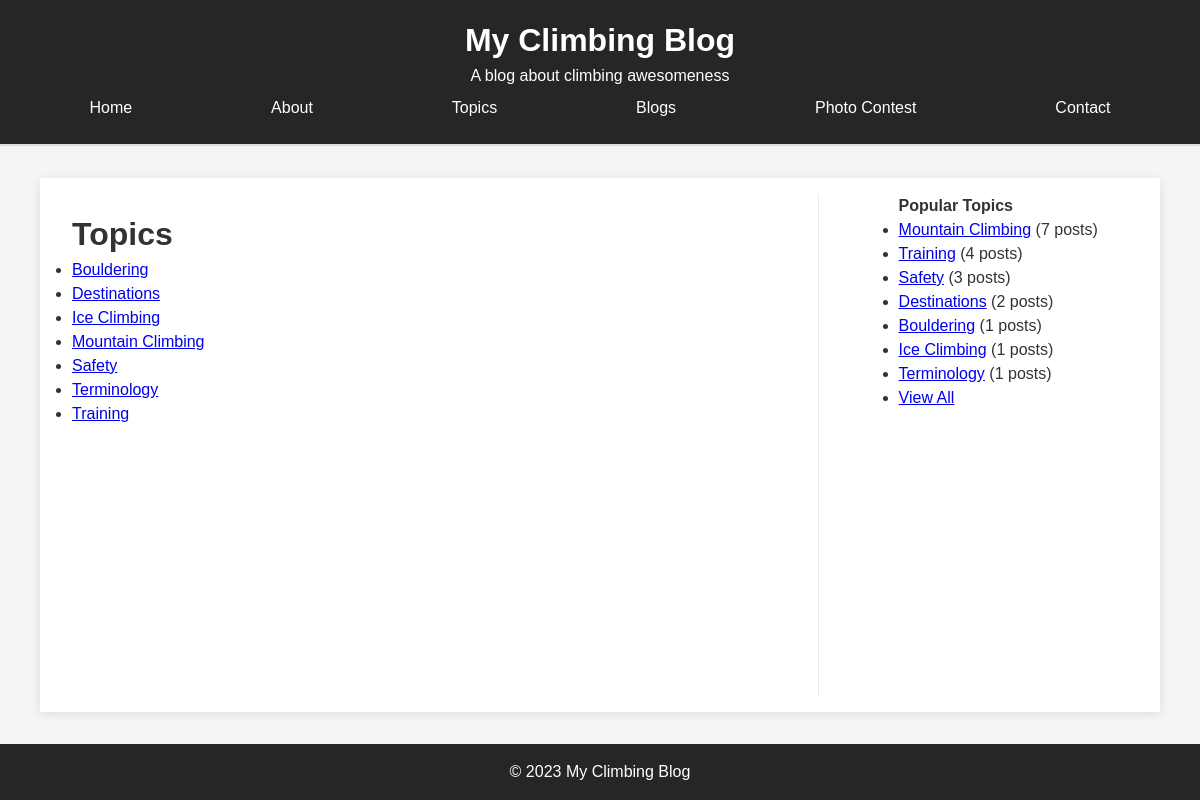
Page /topics/ on the committed database.
### blog/models.py (models this page shows, shortened)
class Topic(models.Model):
    name = models.TextField(unique=True)
    slug = models.SlugField(unique=True)
    def get_absolute_url(self):
        return reverse('topic_detail', kwargs={'slug': self.slug})

### blog/views.py (the view)
# urls.py: path('topics/', topic_list, name='topics'),
def topic_list(request):
    all_topics = Topic.objects.all().order_by('name')
    context = {
        'all_topics': all_topics
    }
    return render(request, 'blog/topics.html', context)

### blog/context_processors.py (called while the page is built)
def navigation(reqeust):
    return {
        'nav_list': [
            {'name': 'Home', 'url': '/'},
            {'name': 'About', 'url': '/about'},
            {'name': 'Topics', 'url': '/topics/'},
            {'name': 'Blogs', 'url': '/blogs'},
            {'name': 'Photo Contest', 'url': '/photo-contest'},
            {'name': 'Contact', 'url': '/contact'},
        ]
    }

def topic_list(request):
    top_topics = Topic.objects.annotate(
        post_count=Count('post')).order_by('-post_count')[:10]
    return {'topics': top_topics}

### blog/templates/blog/topics.html
{% extends "blog/base.html" %} {% block title %} My Blog - Topics {% endblock %}
{% block content %}
<h1>Topics</h1>
<ul>
  {% for topic in all_topics %}
  <li><a href="{{ topic.get_absolute_url }}">{{ topic.name }}</a></li>
  {% endfor %}
</ul>
{% endblock %}

### blog/templates/blog/base.html (shortened to what this page needs)
{% load static %}
<!DOCTYPE html>
<html lang="en">
  <head>
    <link rel="stylesheet" href="{% static 'blog/css/styles.css' %}" />
  </head>
  <body>
    <header>
      <div class="container">
        <h1>My Climbing Blog</h1>
        <p>A blog about climbing awesomeness</p>
        <nav>
          {% for item in nav_list %}
          <a href="{{ item.url }}">{{ item.name }}</a>
          {% endfor %}
        </nav>
      </div>
    </header>
    <div class="content-wrapper">
      <main>{% block content %} {% endblock %}</main>
      <section>
        <div class="sidebar">
          <h4>Popular Topics</h4>
          <ul>
            {% for topic in topics %}
            <li>
              <a href="{% url 'topic_detail' slug=topic.slug %}"
                >{{ topic.name }}</a
              >
              ({{ topic.post_count }} posts)
            </li>
            {% endfor %}
            <li><a href="{% url 'topics' %}">View All</a></li>
          </ul>
        </div>
      </section>
    </div>
    <footer>
      <div class="container">
        <p>&copy; 2023 My Climbing Blog</p>
      </div>
    </footer>
  </body>
</html>

### blog/static/blog/css/styles.css (style rules this page uses)
* { margin: 0; padding: 0; box-sizing: border-box; }
html, body { height: 100%; }
body { display: flex; flex-direction: column; font-family: "Arial", sans-serif; font-size: 1rem; line-height: 1.5; color: #333333; background-color: #f5f5f5; }
header { background-color: #262626; color: #ffffff; padding: 1rem 0; text-align: center; border-bottom: 0.125rem solid #dddddd; }
nav { display: flex; justify-content: space-around; max-width: 75rem; margin: 0 auto; }
nav a { color: #ffffff; text-decoration: none; padding: 0.5rem 1rem; transition: background-color 0.3s; border-radius: 0.938rem; }
.container { max-width: 75rem; margin: 0 auto; padding: 0 1.25rem; }
.content-wrapper { flex: 1; display: flex; justify-content: space-between; margin: 2rem auto; padding: 1rem; background-color: #ffffff; box-shadow: 0 0.125rem 0.625rem #0000001a; width: 70rem; max-width: 75rem; }
section { width: 30%; padding: 0 0 0 5rem; border-left: 0.063rem solid #eaeaea; }
main { width: 70%; padding: 1rem; }
footer { flex-shrink: 0; background-color: #262626; color: #ffffff; text-align: center; padding: 1rem 0; position: relative; width: 100%; }

### rows in the picture
Topic: name "Bouldering", post_count "1"
Topic: name "Destinations", post_count "2"
Topic: name "Ice Climbing", post_count "1"
Topic: name "Mountain Climbing", post_count "7"
Topic: name "Safety", post_count "3"
Topic: name "Terminology", post_count "1"
Topic: name "Training", post_count "4"

### other values in the picture
{{ item.name }} "Home" "About" "Topics" "Blogs" "Photo Contest" "Contact"
